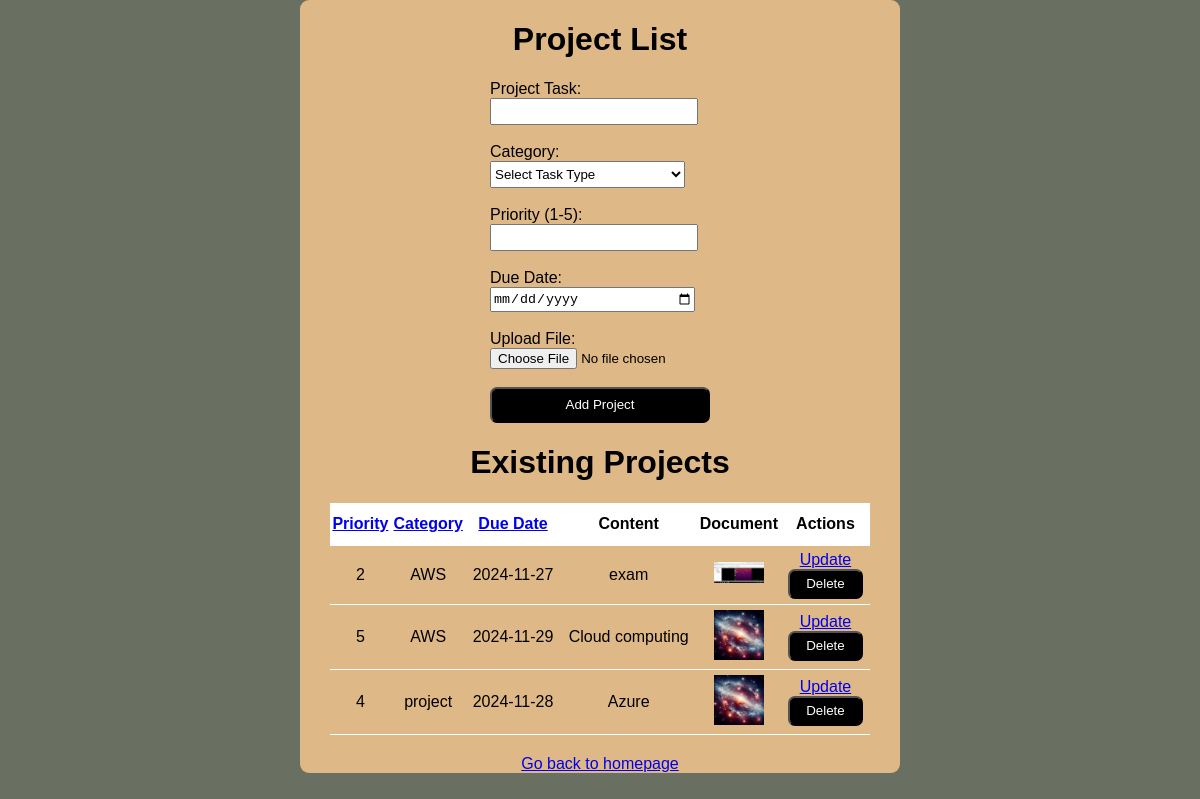
Screenshot of /final_project?sort_column=category with the database file from the repository.
### models.py (models this page shows, shortened)
class Project(db.Model):
    id = db.Column(db.Integer, primary_key=True)
    task = db.Column(db.String(100), nullable=False)
    category = db.Column(db.String(50), nullable=False)
    priority = db.Column(db.Integer, nullable=False)
    due_date = db.Column(db.Date, nullable=False)
    file_name = db.Column(db.String(200), nullable=False)
    date_created = db.Column(db.DateTime, default=datetime.utcnow)

### app.py (the view)
@app.route('/final_project', methods=['POST', 'GET'])
def form():
    if request.method == 'POST':
        try:
            task = request.form['pTask']
            category = request.form['task_type']
            priority = int(request.form['pr'])
            due_date_str = request.form['due_date']
            file = request.files['file_upload']
            due_date = datetime.strptime(due_date_str, '%Y-%m-%d').date()
            UPLOAD_FOLDER = 'static/uploads'
            app.config['UPLOAD_FOLDER'] = UPLOAD_FOLDER
            file_path = os.path.join(app.config['UPLOAD_FOLDER'], file.filename)
            file.save(file_path)
            new_project = Project(
                task=task,
                category=category,
                priority=priority,
                due_date=due_date,
                file_name=file.filename,
            )
            db.session.add(new_project)
            db.session.commit()
            return redirect('/final_project')
        except Exception as e:
            return f'There was an issue adding your project: {e}'
    else:
        sort_column = request.args.get('sort_column', 'priority')
        valid_columns = ['priority', 'category', 'due_date']
        if sort_column not in valid_columns:
            sort_column = 'priority'  # Default to 'priority' if invalid sort_column is provided
        sort_query = asc(getattr(Project, sort_column))
        projects = Project.query.order_by(sort_query).all()
        return render_template('/final_project/Form.html', projects=projects, sort_column=sort_column)

### templates/final_project/Form.html (shortened to what this page needs)
{% extends 'base.html' %}
{% block body %}
<div class="form-container">
    <h1>Project List</h1>
    <form action="/final_project" method="POST" enctype="multipart/form-data">
        <label for="PT">Project Task:</label><br/>
        <input type="text" name="pTask" id="pTask" required><br><br>
        <label for="Project-type">Category:</label><br/>
        <select id="task-type" name="task_type" required>
            <option value="">Select Task Type</option>
        </select>
        <br><br>
        <label for="priority">Priority (1-5):</label><br/>
        <input type="number" name="pr" id="pr" min="1" max="5" required><br><br>
        <label for="due-date">Due Date:</label><br/>
        <input type="date" id="due-date" name="due_date" required>
        <br><br>
        <label for="file-upload">Upload File:</label><br/>
        <input type="file" id="file-upload" name="file_upload" required>
        <br><br>
        <input type="submit" value="Add Project" id="sub">
    </form>
    <h1>Existing Projects</h1>
    {% if projects|length < 1 %}
        <h4 style="text-align: center">There are no projects. Add one below!</h4>
        {% else %}
        <table class="table_style">
            <tr>
                <th>
                    <a href="?sort_column=priority">Priority</a>
                </th>
                <th>
                    <a href="?sort_column=category">Category</a>
                </th>
                <th>
                    <a href="?sort_column=due_date">Due Date</a>
                </th>
        <th>Content</th>
        <th>Document</th>
        <th>Actions</th>
    </tr>
    {% for project in projects %}
    <tr>
        <td>{{project.priority}}</td>
        <td>{{project.category}}</td>
        <td>{{project.due_date}}</td>
        <td>{{project.task}}</td>
        <td>
            <a href="{{ url_for('static', filename='uploads/' + project.file_name) }}" >
                <img src="{{ url_for('static', filename='uploads/' + project.file_name) }}" alt="{{ project.file_name }}" style="max-width: 50px; max-height: 50px;">
            </a>
        </td>
        <td>
             <a href="/update_form/{{project.id}}" style="padding-bottom: 10px;">Update</a>
            <br>
            <form action="/delete_form/{{ project.id }}" method="POST" style="display: inline;">
                <button type="submit" id="del">
                    Delete
                </button>
            </form>
        </td>
    </tr>
    {% endfor %}
</table>
{% endif %}
<div style="text-align: center; margin-top:20px;">
    <a href="/">Go back to homepage</a>
</div>
</div>
{% endblock %}

### static/css/main.css (style rules this page uses)
body, html { margin: 0; font-family: sans-serif; background-color: rgb(105, 112, 97); }
table, td, th { border-width:0px; border-bottom: 1px solid #fff; }
table { border-collapse: collapse; width: 100%; }
th { height: 30px; }
td { text-align: center; padding: 5px; }
body .form-container { margin: 0 auto; display: flex; flex-direction: column; align-content: center; align-items: center; width: 50%; height: auto; background-color: burlywood; border-radius: 9px; }
input { width: 200px; height: 21px; }
select { width: 195px; height: 27px; }
input[type="submit"] { background-color: black; color: white; width: 220px; border-radius: 7px; height: 36px; cursor: pointer; }
.table_style th { background-color: white; height:40px; }
.table_style { width:90%; }
#del { background-color: black; color: white; width: 75px; border-radius: 7px; height: 30px; cursor: pointer; }

### rows the page displays
Project: priority "2", category "AWS", due_date "2024-11-27", task "exam", file_name (picture)
Project: priority "5", category "AWS", due_date "2024-11-29", task "Cloud computing", file_name (picture)
Project: priority "4", category "project", due_date "2024-11-28", task "Azure", file_name (picture)
